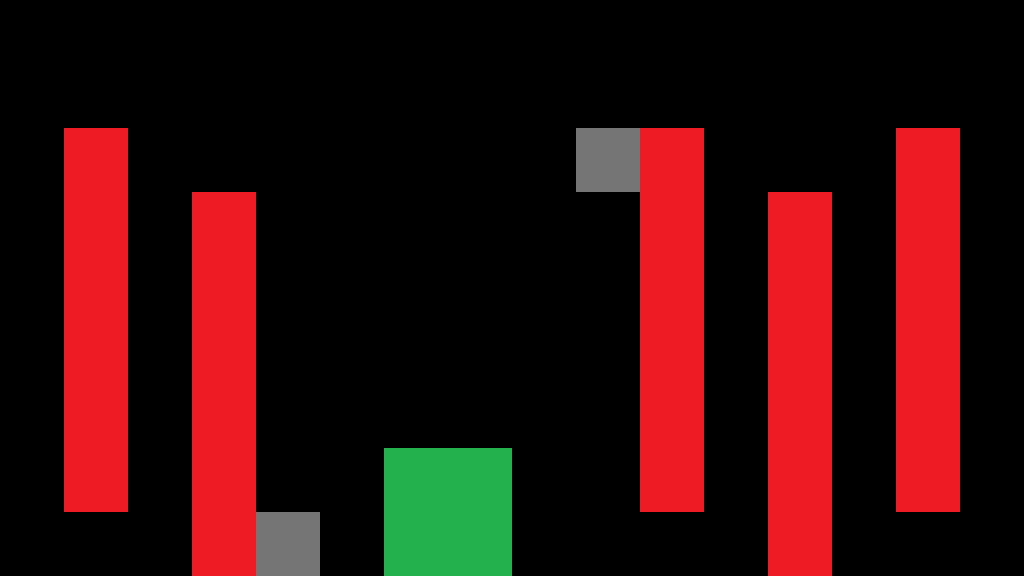

Tiled map render using the project's own tile images. Description and the map definition, with tile-layer contents summarised, below:
An orthogonal 16x9 tile map with 64x64 px tiles, 1 tile layer (Capa de Patrones 1), 4 tilesets.

<map version="1.0" orientation="orthogonal" renderorder="right-down" width="16" height="9" tilewidth="64" tileheight="64" nextobjectid="1">
 <tileset firstgid="1" name="resetableWall" tilewidth="64" tileheight="64" tilecount="1" columns="1">
  <image source="resetableWall.png" width="64" height="64" />
 </tileset>
 <tileset firstgid="2" name="wall" tilewidth="64" tileheight="64" tilecount="1" columns="1">
  <image source="wall.png" width="64" height="64" />
 </tileset>
 <tileset firstgid="3" name="activatorWall" tilewidth="64" tileheight="64" tilecount="1" columns="1">
  <image source="activatorWall.png" width="64" height="64" />
 </tileset>
 <tileset firstgid="4" name="finishWall" tilewidth="64" tileheight="64" tilecount="1" columns="1">
  <image source="finishWall.png" width="64" height="64" />
 </tileset>
 <layer name="Capa de Patrones 1" width="16" height="9">
  <data>[144 cells, 64 non-empty, 4 distinct tile ids]</data>
 </layer>
</map>
